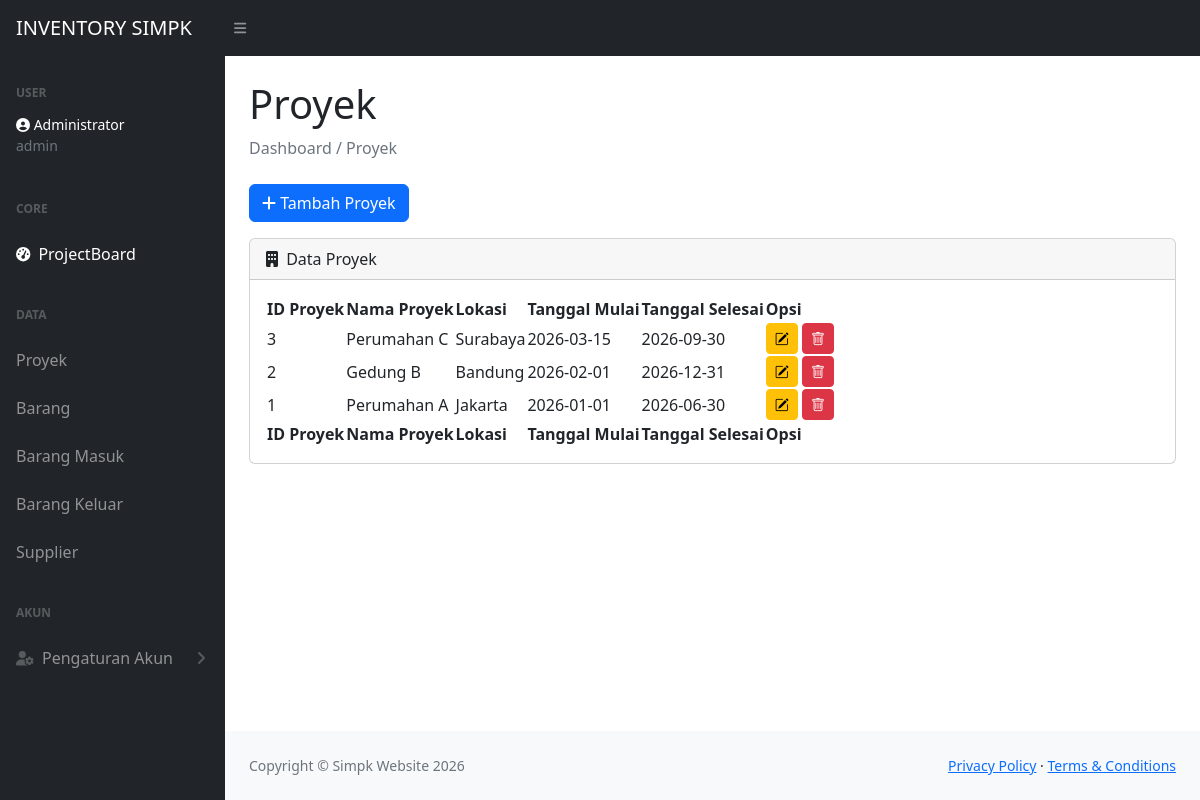
The app's page /proyek.php (signed in) with its own data.
### tables this page shows
CREATE TABLE `proyek` (
  `id_proyek` int(11) NOT NULL,
  `nama_proyek` varchar(100) NOT NULL,
  `jenis_proyek` enum('Perumahan','Gedung','Jalan','Renovasi') NOT NULL,
  `lokasi` varchar(100) DEFAULT NULL,
  `tanggal_mulai` date DEFAULT NULL,
  `tanggal_selesai` date DEFAULT NULL,
  `status` enum('Perencanaan','Berjalan','Selesai') DEFAULT 'Perencanaan'
);

### proyek.php (the view, shortened to what this page needs)
<?php
require_once __DIR__ . '/config/koneksi.php';
$sql = "SELECT id_proyek, nama_proyek, lokasi, tanggal_mulai, tanggal_selesai
        FROM proyek
        ORDER BY tanggal_mulai DESC";
$result = $conn->query($sql);
?>
<!DOCTYPE html>
<html lang="en">
<head>
    <link href="https://cdn.jsdelivr.net/npm/simple-datatables@7.1.2/dist/style.min.css" rel="stylesheet" />
    <link href="https://cdn.jsdelivr.net/npm/bootstrap-icons/font/bootstrap-icons.css" rel="stylesheet">
    <link href="css/styles.css" rel="stylesheet" />
</head>
<body class="sb-nav-fixed">
    <?php include 'navbar.php'; ?>
    <div id="layoutSidenav">
        <div id="layoutSidenav_nav">
            <?php include 'sidebar.php'; ?>
        </div>
        <div id="layoutSidenav_content">
            <main>
                <div class="container-fluid px-4">
                    <h1 class="mt-4">Proyek</h1>
                    <ol class="breadcrumb mb-4">
                        <li class="breadcrumb-item active">Dashboard / Proyek</li>
                    </ol>
                    <button type="button" class="btn btn-primary mb-3" data-bs-toggle="modal" data-bs-target="#staticBackdrop">
                        <i class="fas fa-plus"></i> Tambah Proyek
                    </button>
                    <div class="card mb-4">
                        <div class="card-header">
                            <i class="fas fa-building me-1"></i>
                            Data Proyek
                        </div>
                        <div class="card-body">
                            <table id="datatablesSimple">
                                <thead>
                                    <tr>
                                        <th>ID Proyek</th>
                                        <th>Nama Proyek</th>
                                        <th>Lokasi</th>
                                        <th>Tanggal Mulai</th>
                                        <th>Tanggal Selesai</th>
                                         <th>Opsi</th>
                                    </tr>
                                </thead>
                                <tfoot>
                                    <tr>
                                        <th>ID Proyek</th>
                                        <th>Nama Proyek</th>
                                        <th>Lokasi</th>
                                        <th>Tanggal Mulai</th>
                                        <th>Tanggal Selesai</th>
                                         <th>Opsi</th>
                                    </tr>
                                </tfoot>
                                <tbody>
                                    <?php
                                    if ($result->num_rows > 0) {
                                        while($row = $result->fetch_assoc()) {
                                            echo "<tr>
                                                    <td>{$row['id_proyek']}</td>
                                                    <td>{$row['nama_proyek']}</td>
                                                    <td>{$row['lokasi']}</td>
                                                    <td>{$row['tanggal_mulai']}</td>
                                                    <td>{$row['tanggal_selesai']}</td>
                                                    <td>
                                                        <button class='btn btn-sm btn-warning'><i class='bi bi-pencil-square'></i></button>
                                                        <button class='btn btn-sm btn-danger'><i class='bi bi-trash'></i></button>
                                                    </td>
                                                  </tr>";
                                        }
                                    } else {
                                        echo "<tr><td colspan='5' class='text-center'>Tidak ada data</td></tr>";
                                    }
                                    ?>
                                </tbody>
                            </table>
                        </div>
                    </div>
                </div>
            </main>
            <footer class="py-4 bg-light mt-auto">
                <div class="container-fluid px-4">
                    <div class="d-flex align-items-center justify-content-between small">
                        <div class="text-muted">Copyright &copy; Simpk Website 2026</div>
                        <div>
                            <a href="#">Privacy Policy</a>
                            &middot;
                            <a href="#">Terms &amp; Conditions</a>
                        </div>
                    </div>
                </div>
            </footer>
        </div>
    </div>
</body>
</html>

### records on screen
proyek: id_proyek "3", nama_proyek "Perumahan C", lokasi "Surabaya", tanggal_mulai "2026-03-15", tanggal_selesai "2026-09-30"
proyek: id_proyek "2", nama_proyek "Gedung B", lokasi "Bandung", tanggal_mulai "2026-02-01", tanggal_selesai "2026-12-31"
proyek: id_proyek "1", nama_proyek "Perumahan A", lokasi "Jakarta", tanggal_mulai "2026-01-01", tanggal_selesai "2026-06-30"

### other values on screen
$_SESSION['nama'] "Administrator"
$_SESSION['role'] "admin"
